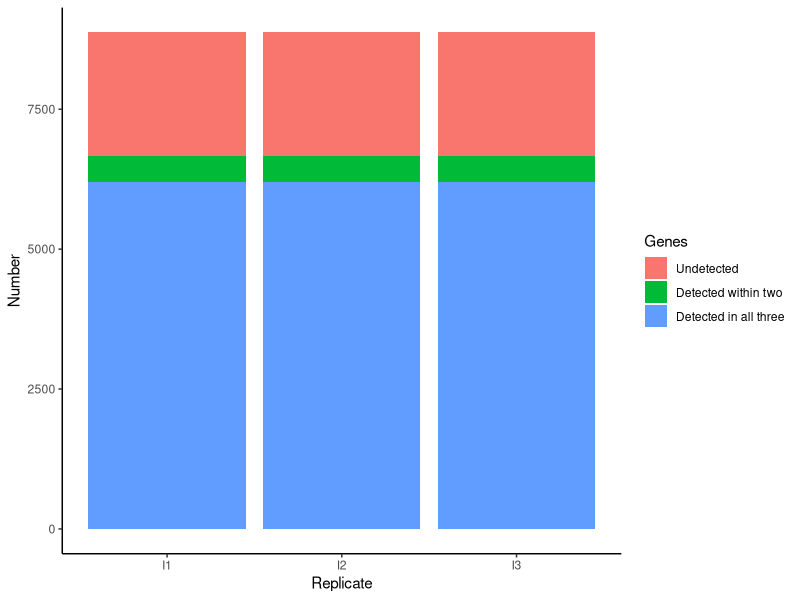

The R script that drew this image:
## ---------------------------------------------------------------------------------

## Figure for Toxo 2F
## Author: Reanna Dona
## Created  7 April 2022 
## Last updated 21 April 2022

## Notes: Used for Supplementary Figure S5 for depicting all three of those concepts--
# genes detected v undetected, genes in at least 2 replicates and gene in all three replicates

# Make stacked barplot 

## ---------------------------------------------------------------------------------

## set working directory
# correct folder with most updated markersa
setwd("~/Dropbox (EinsteinMed)/GreallyLab/Toxoplasma/Manuscript/Supplementary/Supplementary figures/")



## ---------------------------------------------------------------------------------

library(ggplot2)

# 8870 genes total in toxo genome
# 6653 genes are within two
# 6191 genes are expressed in all three
Undetected <- 8870-6653
Within2 <- 6655-6191 
Within3 <- 6191

Replicate <- c(rep("I1", 3), rep("I2",3),rep("I3",3))
Genes <- rep(c("Undetected","Detected within two", "Detected in all three"),3)
Number <- rep(c(Undetected,Within2,Within3),3)
data <- data.frame(Replicate,Genes,Number)
data$Genes <- factor(data$Genes, levels=c("Undetected","Detected within two", "Detected in all three"))

p1 <- ggplot(data, aes(fill=Genes, y=Number, x=Replicate)) + 
  geom_bar(position="stack", stat="identity")+ theme_classic()

pdf("S5_stackedbarplot.pdf", width=8, height=6)
p1 
dev.off()
